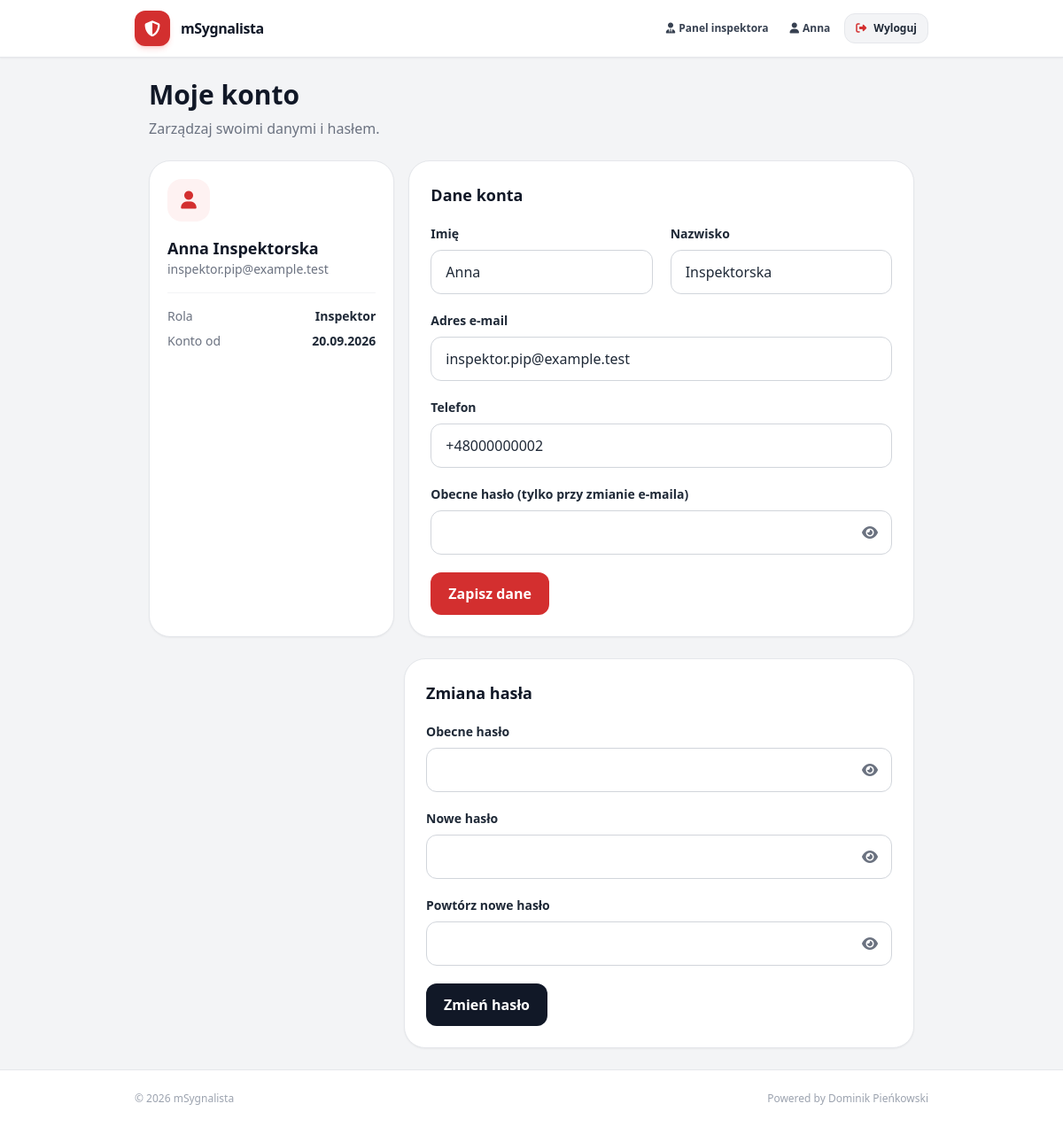
The page /konto/profil.php (signed in) on the database its author committed.
### tables this page shows
CREATE TABLE users (
                     id BIGINT UNSIGNED AUTO_INCREMENT PRIMARY KEY,
                     first_name VARCHAR(80) NOT NULL,
                     last_name VARCHAR(100) NOT NULL,
                     email VARCHAR(254) NOT NULL UNIQUE,
                     phone VARCHAR(25) NOT NULL,
                     password_hash VARCHAR(255) NOT NULL,
                     is_active BOOLEAN NOT NULL DEFAULT TRUE,
                     created_at DATETIME NOT NULL DEFAULT CURRENT_TIMESTAMP,
                     updated_at DATETIME NOT NULL DEFAULT CURRENT_TIMESTAMP ON UPDATE CURRENT_TIMESTAMP,
                     CONSTRAINT ck_user_names CHECK (CHAR_LENGTH(TRIM(first_name)) > 0 AND CHAR_LENGTH(TRIM(last_name)) > 0),
                     CONSTRAINT ck_user_contact CHECK (CHAR_LENGTH(TRIM(phone)) >= 7 AND email LIKE '%_@_%._%'),
                     CONSTRAINT ck_user_hash CHECK (CHAR_LENGTH(password_hash) >= 60),
                     CONSTRAINT ck_user_active CHECK (is_active IN (0,1))
);

### includes/auth.php (called while the page is built, shortened)
<?php
function aktualnyUzytkownik(): ?array
{
    static $pamiec = ['id' => null, 'dane' => null];
    $id = $_SESSION['user_id'] ?? null;
    if ($pamiec['id'] === $id) {
        return $pamiec['dane'];
    }
    $zapytanie = db()->prepare(
        'SELECT id, first_name, last_name, email, phone, is_active, created_at
         FROM users WHERE id = :id LIMIT 1'
    );
    $zapytanie->execute(['id' => $id]);
    $wiersz = $zapytanie->fetch();
    $role = db()->prepare(
        'SELECT r.code FROM roles r JOIN user_roles ur ON ur.role_id = r.id WHERE ur.user_id = :id'
    );
    $role->execute(['id' => $id]);
    $wiersz['roles'] = $role->fetchAll(PDO::FETCH_COLUMN);
    $pamiec = ['id' => $id, 'dane' => $wiersz];
    return $wiersz;
}
function zalogowany(): bool
{
    return aktualnyUzytkownik() !== null;
}
function maRole(string ...$role): bool
{
    $uzytkownik = aktualnyUzytkownik();
    return $uzytkownik !== null && array_intersect($role, $uzytkownik['roles']) !== [];
}
function wymagajLogowania(): void
{
    if (!zalogowany()) {
        komunikat('blad', 'Zaloguj się, aby przejść dalej.');
        przekieruj('logowanie.php');
    }
}

### includes/db.php (called while the page is built)
<?php
function db(): PDO
{
    static $pdo = null;
    if ($pdo === null) {
        $config = require __DIR__ . '/../config/config.php';
        $pdo = new PDO(
            'mysql:host=' . $config['host'] . ';port=' . $config['port']
                . ';dbname=' . $config['database'] . ';charset=utf8mb4',
            $config['username'],
            $config['password'],
            [
                PDO::ATTR_ERRMODE => PDO::ERRMODE_EXCEPTION,
                PDO::ATTR_DEFAULT_FETCH_MODE => PDO::FETCH_ASSOC,
                PDO::ATTR_EMULATE_PREPARES => false,
            ]
        );
    }
    return $pdo;
}

### public/konto/profil.php (the view, shortened to what this page needs)
<?php
wymagajLogowania();
$uzytkownik = aktualnyUzytkownik();
$dane = [
    'imie' => $uzytkownik['first_name'],
    'nazwisko' => $uzytkownik['last_name'],
    'email' => $uzytkownik['email'],
    'telefon' => $uzytkownik['phone'],
];
$bledyDanych = [];
$bledyHasla = [];
$nazwyRol = [ROLA_OBYWATEL => 'Obywatel', ROLA_INSPEKTOR => 'Inspektor', ROLA_ADMIN => 'Administrator'];
require __DIR__ . '/../../includes/header.php';
?>
<h1 class="text-2xl sm:text-3xl font-extrabold text-gray-900 mb-2">Moje konto</h1>
<p class="text-mobiTextMuted mb-6">Zarządzaj swoimi danymi i hasłem.</p>
<div class="grid grid-cols-1 md:grid-cols-3 gap-4 mb-6">
    <section class="bg-white border border-gray-200 rounded-3xl p-5 shadow-sm md:col-span-1">
        <div class="w-12 h-12 rounded-2xl bg-red-50 text-mobiRed flex items-center justify-center mb-4">
            <i aria-hidden="true" class="fa-solid fa-user text-xl"></i>
        </div>
        <h2 class="text-lg font-bold text-gray-900"><?= e($uzytkownik['first_name'] . ' ' . $uzytkownik['last_name']) ?></h2>
        <p class="text-sm text-mobiTextMuted break-all mb-4"><?= e($uzytkownik['email']) ?></p>
        <dl class="text-sm space-y-2 border-t border-gray-100 pt-4">
            <div class="flex justify-between gap-2">
                <dt class="text-mobiTextMuted">Rola</dt>
                <dd class="font-semibold text-right">
                    <?= e(implode(', ', array_map(fn ($r) => $nazwyRol[$r] ?? $r, $uzytkownik['roles']))) ?>
                </dd>
            </div>
            <div class="flex justify-between gap-2">
                <dt class="text-mobiTextMuted">Konto od</dt>
                <dd class="font-semibold"><?= e(date('d.m.Y', strtotime($uzytkownik['created_at']))) ?></dd>
            </div>
        </dl>
    </section>
    <section class="bg-white border border-gray-200 rounded-3xl p-5 sm:p-6 shadow-sm md:col-span-2" aria-labelledby="dane-tytul">
        <h2 id="dane-tytul" class="text-lg font-bold text-gray-900 mb-4">Dane konta</h2>
        <form method="post" action="<?= e(url('konto/profil.php')) ?>" class="space-y-5">
            <div class="grid grid-cols-1 sm:grid-cols-2 gap-5">
                <?= poleFormularza('imie', 'Imię', $dane['imie'], $bledyDanych, 'text', 'required maxlength="80" autocomplete="given-name"') ?>
                <?= poleFormularza('nazwisko', 'Nazwisko', $dane['nazwisko'], $bledyDanych, 'text', 'required maxlength="100" autocomplete="family-name"') ?>
            </div>
            <?= poleFormularza('email', 'Adres e-mail', $dane['email'], $bledyDanych, 'email', 'required maxlength="254" autocomplete="email"') ?>
            <?= poleFormularza('telefon', 'Telefon', $dane['telefon'], $bledyDanych, 'tel', 'required maxlength="25" autocomplete="tel"') ?>
            <?= poleFormularza('haslo_potwierdzenie', 'Obecne hasło (tylko przy zmianie e-maila)', '', $bledyDanych, 'password', 'maxlength="4096" autocomplete="current-password"') ?>
            <button type="submit" class="bg-mobiRed hover:bg-mobiRedDark text-white font-semibold px-5 py-3 rounded-xl transition">
                Zapisz dane
            </button>
        </form>
    </section>
</div>
<section class="bg-white border border-gray-200 rounded-3xl p-5 sm:p-6 shadow-sm md:ml-auto md:w-2/3" aria-labelledby="haslo-tytul">
    <h2 id="haslo-tytul" class="text-lg font-bold text-gray-900 mb-4">Zmiana hasła</h2>
    <form method="post" action="<?= e(url('konto/profil.php')) ?>" class="space-y-5">
        <?= poleFormularza('haslo_obecne', 'Obecne hasło', '', $bledyHasla, 'password', 'required maxlength="4096" autocomplete="current-password"') ?>
        <?= poleFormularza('haslo_nowe', 'Nowe hasło', '', $bledyHasla, 'password', 'required minlength="' . HASLO_MIN . '" maxlength="' . HASLO_MAX . '" autocomplete="new-password"') ?>
        <?= poleFormularza('haslo_nowe2', 'Powtórz nowe hasło', '', $bledyHasla, 'password', 'required maxlength="' . HASLO_MAX . '" autocomplete="new-password" data-powtorz="pole-haslo_nowe"') ?>
        <button type="submit" class="bg-gray-900 hover:bg-gray-700 text-white font-semibold px-5 py-3 rounded-xl transition">
            Zmień hasło
        </button>
    </form>
</section>
<?php require __DIR__ . '/../../includes/footer.php'; ?>

### includes/header.php (shortened to what this page needs)
<?php
try {
    $uzytkownik = aktualnyUzytkownik();
} catch (PDOException $ex) {
    $uzytkownik = null;
}
?>
<!DOCTYPE html>
<html lang="pl">
<head>
    <script src="https://cdn.tailwindcss.com"></script>
    <link rel="stylesheet" href="https://cdnjs.cloudflare.com/ajax/libs/font-awesome/6.4.0/css/all.min.css">
    <link rel="stylesheet" href="<?= e(url('assets/css/style.css')) ?>">
</head>
<body class="bg-mobiBg text-mobiTextMain font-sans antialiased min-h-screen flex flex-col">
<header class="bg-white border-b border-gray-200 sticky top-0 z-50 px-4 py-3 shadow-sm">
    <div class="max-w-4xl mx-auto flex justify-between items-center gap-3">
        <a href="<?= e(url('index.php')) ?>" class="flex items-center space-x-3">
            <div class="w-10 h-10 rounded-xl bg-mobiRed flex items-center justify-center text-white shadow-md shadow-red-500/20">
                <i aria-hidden="true" class="fa-solid fa-shield-halved text-lg"></i>
            </div>
            <span class="text-base font-extrabold tracking-tight text-gray-900">mSygnalista</span>
        </a>
        <nav class="flex items-center gap-2" aria-label="Konto">
            <?php if ($uzytkownik === null): ?>
                <a href="<?= e(url('rejestracja.php')) ?>" class="hidden sm:inline-flex text-xs font-semibold text-gray-700 hover:text-mobiRed px-3 py-2">
                    Załóż konto
                </a>
                <a href="<?= e(url('logowanie.php')) ?>" class="bg-gray-100 hover:bg-gray-200 text-gray-800 text-xs font-semibold px-4 py-2 rounded-xl border border-gray-200 transition inline-flex items-center gap-2">
                    <i aria-hidden="true" class="fa-solid fa-user-circle text-mobiRed"></i>
                    Zaloguj się
                </a>
            <?php else: ?>
                <?php if (maRole(ROLA_INSPEKTOR)): ?>
                    <a href="<?= e(url('inspektor/index.php')) ?>" class="text-xs font-semibold text-gray-700 hover:text-mobiRed px-2 py-2">
                        <i aria-hidden="true" class="fa-solid fa-user-tie sm:mr-1"></i><span class="hidden sm:inline">Panel inspektora</span>
                    </a>
                <?php endif; ?>
                <a href="<?= e(url('konto/profil.php')) ?>" class="text-xs font-semibold text-gray-700 hover:text-mobiRed px-2 py-2">
                    <i aria-hidden="true" class="fa-solid fa-user sm:mr-1"></i><span class="hidden sm:inline"><?= e($uzytkownik['first_name']) ?></span>
                </a>
                <form method="post" action="<?= e(url('wylogowanie.php')) ?>">
                    <button type="submit" class="bg-gray-100 hover:bg-gray-200 text-gray-800 text-xs font-semibold px-3 py-2 rounded-xl border border-gray-200 transition inline-flex items-center gap-2">
                        <i aria-hidden="true" class="fa-solid fa-right-from-bracket text-mobiRed"></i>
                        <span class="hidden sm:inline">Wyloguj</span>
                    </button>
                </form>
            <?php endif; ?>
        </nav>
    </div>
</header>
<main class="max-w-4xl mx-auto px-4 py-6 w-full flex-grow">

### includes/functions.php (shortened to what this page needs)
<?php
function e(?string $tekst): string
{
    return htmlspecialchars($tekst ?? '', ENT_QUOTES | ENT_SUBSTITUTE, 'UTF-8');
}
function url(string $sciezka = ''): string
{
    return BASE_URL . '/' . ltrim($sciezka, '/');
}
    ?>
    <?php
function poleFormularza(string $nazwa, string $etykieta, string $wartosc, array $bledy, string $typ = 'text', string $atrybuty = ''): string
{
    $id = 'pole-' . $nazwa;
    $blad = $bledy[$nazwa] ?? null;
    $html = '<div><label for="' . e($id) . '" class="block text-sm font-semibold mb-2">' . e($etykieta) . '</label>';
    $html .= '<div class="relative">';
    $html .= '<input type="' . e($typ) . '" id="' . e($id) . '" name="' . e($nazwa) . '" class="pole' . ($typ === 'password' ? ' pr-12' : '') . '" ' . $atrybuty;
    if ($typ !== 'password') {
        $html .= ' value="' . e($wartosc) . '"';
    }
    $html .= '>';
    if ($typ === 'password') {
        $html .= '<button type="button" data-pokaz-haslo="' . e($id) . '" aria-pressed="false" aria-label="Pokaż hasło"'
            . ' class="absolute inset-y-0 right-0 px-4 text-gray-500 hover:text-mobiRed"><i class="fa-solid fa-eye"></i></button>';
    }
    $html .= '</div>';
    return $html . '</div>';
}

### includes/footer.php
</main>
<footer class="bg-white border-t border-gray-200 py-6 px-4 text-center text-gray-400 text-xs">
    <div class="max-w-4xl mx-auto flex flex-col sm:flex-row justify-between items-center gap-3">
        <p>© 2026 mSygnalista</p>
        <p>Powered by Dominik Pieńkowski</p>
    </div>
</footer>
</body>
</html>

### public/assets/css/style.css (style rules this page uses)
.pole { width: 100%; border: 1px solid #d1d5db; border-radius: 0.75rem; padding: 0.75rem 1rem; background: #fff; }

### rows shown on the page
users: first_name "Anna", first_name+last_name "Anna Inspektorska", email "inspektor.pip@example.test", created_at "20.09.2026"

### other values the page prints
$etykieta "Imię Nazwisko Adres e-mail Telefon Obecne hasło (tylko przy zmianie e-maila) Obecne hasło Nowe hasło Powtórz nowe hasło"
